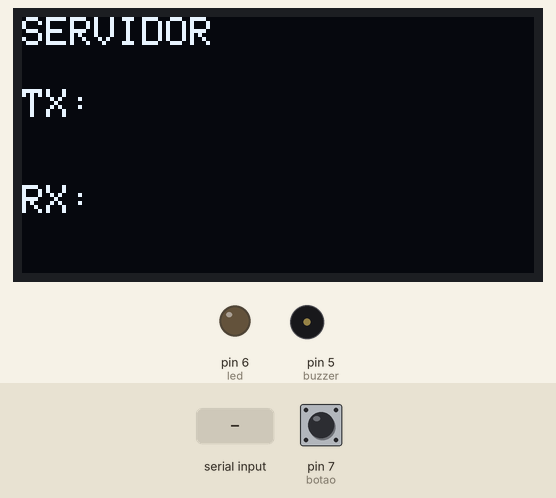
A sketch run on a simulated Arduino Uno, built with avr-gcc and run on an emulated ATmega328P. On the bench: 128×64 one-colour display, output pins drawn as LEDs (lit = HIGH), buzzer (waves = sounding). The inputs (shaded band) are chosen by the test bench; at power-on: pin 7 (botao) HIGH. The modem accepts every AT command (registered, SIM ready, sends succeed) and sends nothing else; what the sketch prints to the serial monitor is not drawn.

Above: at 19.3 s.
19.4 s: pin 7 (botao) pulled LOW for 0.15 s
At 19.49 s:
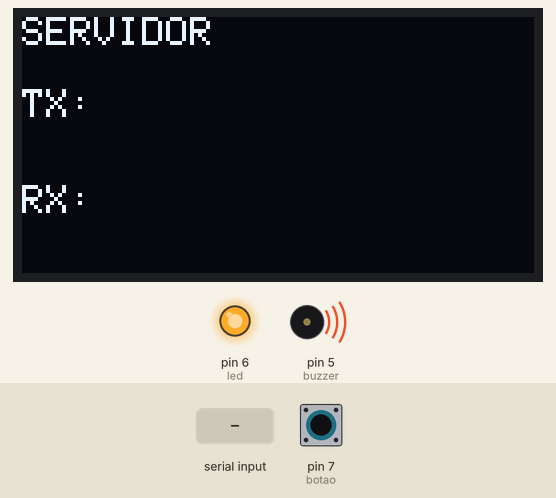
21.3 s: pin 7 (botao) pulled LOW for 1 s
At 23.5 s:
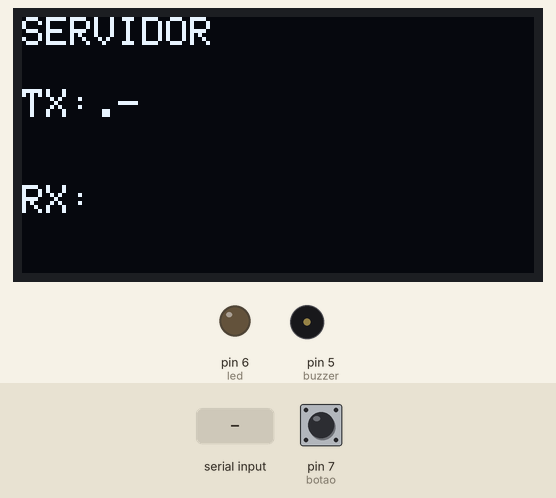
24.0 s: "." received over the second serial link
At 24.7 s:
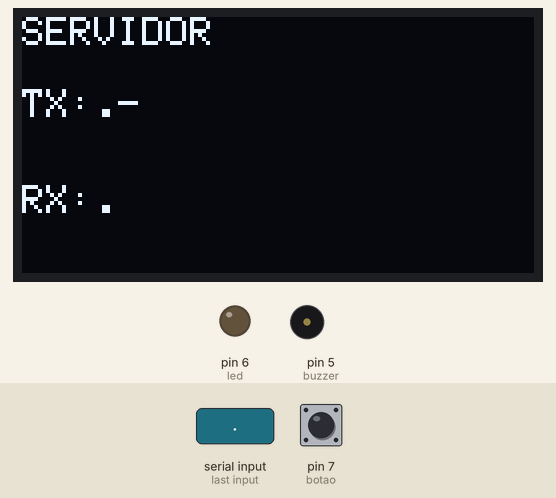
25.6 s: "-" received over the second serial link
At 26.9 s:
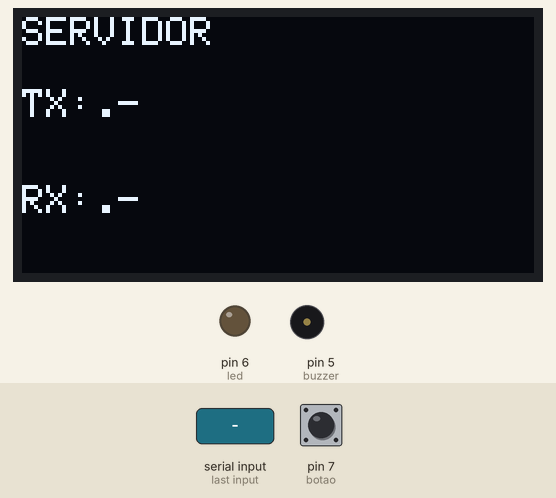
27.2 s: pin 7 (botao) pulled LOW for 0.15 s
At 27.28 s:
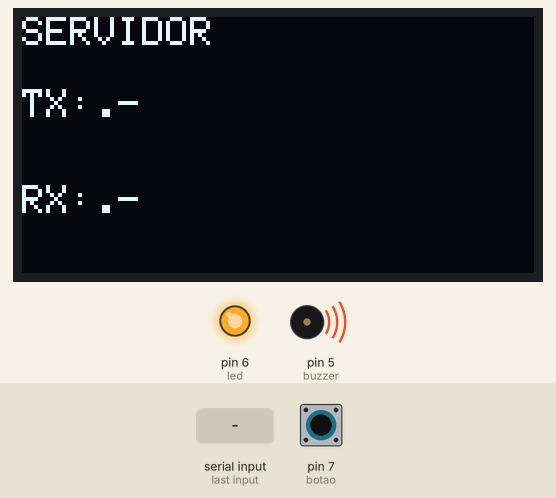
29.1 s: pin 7 (botao) pulled LOW for 3.2 s
At 33.5 s:
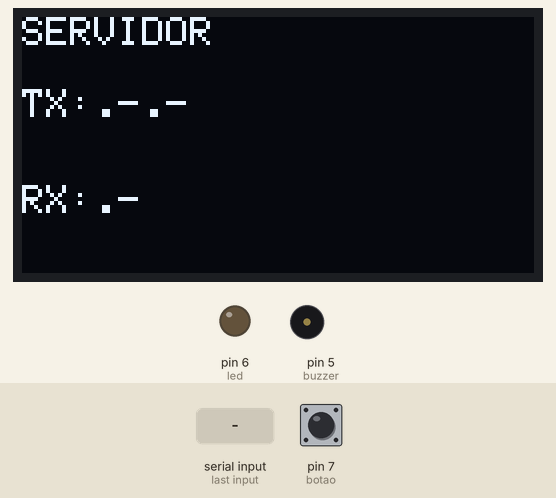
Timing chart, 0 to 35.0 s (numbered marks = the images above; inputs shaded):
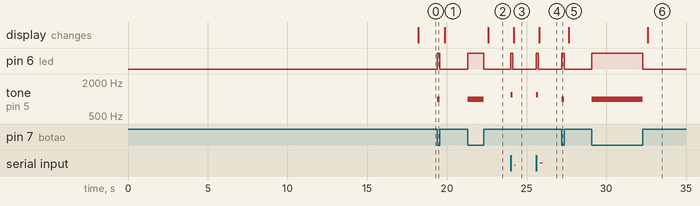

Measured:
- after the input at 19.4 s, pin 6 (led): LOW → HIGH at once, → LOW 0.17 s later; tone on pin 5 (buzzer): silent → 1000 Hz at once, → silent 0.17 s later
- after the input at 21.3 s, pin 6 (led): LOW → HIGH at once, → LOW 1.0 s later; tone on pin 5 (buzzer): silent → 1000 Hz at once, → silent 1.0 s later; the display: changes after 1.3 s (image 2)
- after the input at 24.0 s, pin 6 (led): LOW → HIGH at once, → LOW 0.12 s later; tone on pin 5 (buzzer): silent → 1200 Hz at once, → silent 0.12 s later; the display: changes after 0.20 s (image 3)
- after the input at 25.6 s, pin 6 (led): LOW → HIGH at once, → LOW 0.12 s later; tone on pin 5 (buzzer): silent → 1200 Hz at once, → silent 0.12 s later; the display: changes after 0.20 s (image 4)
- after the input at 27.2 s, pin 6 (led): LOW → HIGH at once, → LOW 0.15 s later; tone on pin 5 (buzzer): silent → 1000 Hz at once, → silent 0.15 s later
- after the input at 29.1 s, pin 6 (led): LOW → HIGH at once, → LOW 3.2 s later; tone on pin 5 (buzzer): silent → 1000 Hz at once, → silent 3.2 s later; the display: changes after 3.5 s (image 6)

The sketch:

servidor.ino
```cpp
// =====================================================
// PROTOTIPO 1 = SERVIDOR CORRIGIDO
// UNO + ESP01 + OLED
// PINOS MANTIDOS
// Botao = 7
// LED = 6
// Buzzer = 5
// ESP TX -> Arduino 2
// ESP RX -> Arduino 3 (com divisor)
// =====================================================

#include <Wire.h>
#include <Adafruit_GFX.h>
#include <Adafruit_SSD1306.h>
#include <SoftwareSerial.h>

#define SCREEN_WIDTH 128
#define SCREEN_HEIGHT 64

Adafruit_SSD1306 display(SCREEN_WIDTH, SCREEN_HEIGHT, &Wire, -1);
SoftwareSerial esp(2, 3);   // RX,TX

int botao = 7;
int led = 6;
int buzzer = 5;

String enviado = "";
String recebido = "";

bool pressionado = false;
unsigned long tempoInicio = 0;
unsigned long ultimoDisplay = 0;

int canal = 0;

// -----------------------------------------------------
void setup() {

  pinMode(botao, INPUT_PULLUP);
  pinMode(led, OUTPUT);
  pinMode(buzzer, OUTPUT);

  digitalWrite(led, LOW);

  Serial.begin(9600);
  esp.begin(9600);

  display.begin(SSD1306_SWITCHCAPVCC, 0x3C);
  display.clearDisplay();
  display.display();

  iniciarESP();
}

// -----------------------------------------------------
void loop() {

  lerESP();
  enviarBotao();

  if (millis() - ultimoDisplay > 200) {
    tela();
    ultimoDisplay = millis();
  }
}

// -----------------------------------------------------
void iniciarESP() {

  delay(4000);

  cmd("AT+RST", 4000);
  cmd("AT", 1000);
  cmd("ATE0", 1000);
  cmd("AT+CWMODE=2", 1000);
  cmd("AT+CIPMUX=1", 1000);
  cmd("AT+CWSAP=\"ESP_SERVER\",\"12345678\",1,3", 3000);
  cmd("AT+CIPSERVER=1,333", 3000);
}

// -----------------------------------------------------
void cmd(String c, int t) {
  esp.println(c);
  delay(t);
}

// -----------------------------------------------------
void enviarBotao() {

  int estado = digitalRead(botao);

  if (estado == LOW && !pressionado) {
    pressionado = true;
    tempoInicio = millis();

    digitalWrite(led, HIGH);
    tone(buzzer, 1000);
  }

  if (estado == HIGH && pressionado) {

    pressionado = false;

    digitalWrite(led, LOW);
    noTone(buzzer);

    unsigned long duracao = millis() - tempoInicio;

    char simb;

    if (duracao < 300) {
      simb = '.';
      enviado += ".";
    } else {
      simb = '-';
      enviado += "-";
    }

    String s = "AT+CIPSEND=" + String(canal) + ",1";
    esp.println(s);
    delay(250);
    esp.print(simb);
  }
}

// -----------------------------------------------------
void lerESP() {

  while (esp.available()) {

    char c = esp.read();

    Serial.write(c);

    if (c == ',' || c == ':') continue;

    if (c >= '0' && c <= '4') {
      canal = c - '0';
    }

    if (c == '.' || c == '-') {
      recebido += c;
      beep();
    }
  }
}

// -----------------------------------------------------
void beep() {
  digitalWrite(led, HIGH);
  tone(buzzer, 1200);
  delay(120);
  noTone(buzzer);
  digitalWrite(led, LOW);
}

// -----------------------------------------------------
void tela() {

  if (enviado.length() > 20) enviado = "";
  if (recebido.length() > 20) recebido = "";

  display.clearDisplay();

  display.setTextSize(1);
  display.setTextColor(WHITE);

  display.setCursor(0,0);
  display.print("SERVIDOR");

  display.setCursor(0,18);
  display.print("TX:");
  display.print(enviado);

  display.setCursor(0,42);
  display.print("RX:");
  display.print(recebido);

  display.display();
}
```
